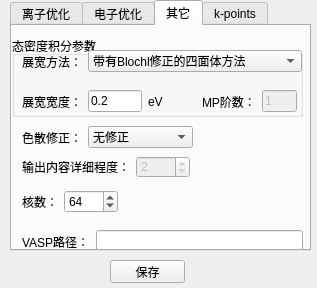
<?xml version="1.0" encoding="UTF-8"?>
<ui version="4.0">
 <class>VASP_Set</class>
 <widget class="QWidget" name="VASP_Set">
  <property name="geometry">
   <rect>
    <x>0</x>
    <y>0</y>
    <width>317</width>
    <height>288</height>
   </rect>
  </property>
  <property name="windowTitle">
   <string>VASP参数设置</string>
  </property>
  <widget class="QTabWidget" name="tabWidget333">
   <property name="geometry">
    <rect>
     <x>10</x>
     <y>0</y>
     <width>301</width>
     <height>251</height>
    </rect>
   </property>
   <property name="currentIndex">
    <number>2</number>
   </property>
   <widget class="QWidget" name="tab">
    <attribute name="title">
     <string>离子优化</string>
    </attribute>
    <widget class="QWidget" name="verticalLayoutWidget">
     <property name="geometry">
      <rect>
       <x>10</x>
       <y>10</y>
       <width>216</width>
       <height>201</height>
      </rect>
     </property>
     <layout class="QVBoxLayout" name="verticalLayout">
      <item>
       <layout class="QHBoxLayout" name="horizontalLayout">
        <item>
         <widget class="QLabel" name="label_9">
          <property name="text">
           <string>离子优化算法：</string>
          </property>
         </widget>
        </item>
        <item>
         <widget class="QComboBox" name="IBRION">
          <item>
           <property name="text">
            <string>无更新</string>
           </property>
          </item>
          <item>
           <property name="text">
            <string>MD</string>
           </property>
          </item>
          <item>
           <property name="text">
            <string>RMM-DIIS</string>
           </property>
          </item>
          <item>
           <property name="text">
            <string>共轭梯度</string>
           </property>
          </item>
          <item>
           <property name="text">
            <string>Damped MD</string>
           </property>
          </item>
          <item>
           <property name="text">
            <string>有限差分</string>
           </property>
          </item>
          <item>
           <property name="text">
            <string>密度函数扰动理论</string>
           </property>
          </item>
         </widget>
        </item>
       </layout>
      </item>
      <item>
       <layout class="QHBoxLayout" name="horizontalLayout_2">
        <item>
         <widget class="QLabel" name="label_10">
          <property name="text">
           <string>最大离子迭代步数：</string>
          </property>
         </widget>
        </item>
        <item>
         <widget class="QSpinBox" name="NSW">
          <property name="maximum">
           <number>1000</number>
          </property>
          <property name="value">
           <number>500</number>
          </property>
         </widget>
        </item>
       </layout>
      </item>
      <item>
       <layout class="QHBoxLayout" name="horizontalLayout_3">
        <item>
         <widget class="QLabel" name="label_11">
          <property name="text">
           <string>离子迭代收敛判据：</string>
          </property>
         </widget>
        </item>
        <item>
         <widget class="QLineEdit" name="EDIFFG">
          <property name="text">
           <string>1e-3</string>
          </property>
         </widget>
        </item>
       </layout>
      </item>
      <item>
       <layout class="QHBoxLayout" name="horizontalLayout_8">
        <item>
         <widget class="QLabel" name="label_16">
          <property name="text">
           <string>交换关联泛函：</string>
          </property>
         </widget>
        </item>
        <item>
         <widget class="QComboBox" name="PBE">
          <item>
           <property name="text">
            <string>PE</string>
           </property>
          </item>
          <item>
           <property name="text">
            <string>91</string>
           </property>
          </item>
          <item>
           <property name="text">
            <string>RP</string>
           </property>
          </item>
          <item>
           <property name="text">
            <string>PS</string>
           </property>
          </item>
          <item>
           <property name="text">
            <string>AM</string>
           </property>
          </item>
         </widget>
        </item>
       </layout>
      </item>
      <item>
       <layout class="QHBoxLayout" name="horizontalLayout_9">
        <item>
         <widget class="QCheckBox" name="ISYM">
          <property name="text">
           <string>对称性</string>
          </property>
         </widget>
        </item>
        <item>
         <widget class="QCheckBox" name="ISPIN">
          <property name="text">
           <string>自旋极化</string>
          </property>
         </widget>
        </item>
       </layout>
      </item>
      <item>
       <layout class="QHBoxLayout" name="horizontalLayout_11">
        <item>
         <widget class="QLabel" name="label_15">
          <property name="text">
           <string>晶格变化自由度：</string>
          </property>
         </widget>
        </item>
        <item>
         <widget class="QSpinBox" name="ISIF">
          <property name="maximum">
           <number>6</number>
          </property>
         </widget>
        </item>
       </layout>
      </item>
      <item>
       <layout class="QHBoxLayout" name="horizontalLayout_12">
        <item>
         <widget class="QRadioButton" name="LREAL">
          <property name="text">
           <string>实空间投影</string>
          </property>
          <property name="checked">
           <bool>true</bool>
          </property>
         </widget>
        </item>
        <item>
         <widget class="QRadioButton" name="LREAL_">
          <property name="text">
           <string>倒易空间投影</string>
          </property>
         </widget>
        </item>
       </layout>
      </item>
     </layout>
    </widget>
   </widget>
   <widget class="QWidget" name="tab_2">
    <attribute name="title">
     <string>电子优化</string>
    </attribute>
    <widget class="QGroupBox" name="groupBox">
     <property name="geometry">
      <rect>
       <x>0</x>
       <y>140</y>
       <width>291</width>
       <height>81</height>
      </rect>
     </property>
     <property name="title">
      <string>初始电荷密度和波函数</string>
     </property>
     <widget class="QWidget" name="horizontalLayoutWidget_16">
      <property name="geometry">
       <rect>
        <x>0</x>
        <y>10</y>
        <width>286</width>
        <height>35</height>
       </rect>
      </property>
      <layout class="QHBoxLayout" name="horizontalLayout_16">
       <item>
        <widget class="QLabel" name="label">
         <property name="text">
          <string>&lt;html&gt;&lt;head/&gt;&lt;body&gt;&lt;p&gt;初始波函数：&lt;/p&gt;&lt;/body&gt;&lt;/html&gt;</string>
         </property>
        </widget>
       </item>
       <item>
        <widget class="QComboBox" name="ISTART">
         <property name="editable">
          <bool>false</bool>
         </property>
         <item>
          <property name="text">
           <string>根据INIWAV初始化波函数</string>
          </property>
         </item>
         <item>
          <property name="text">
           <string>从WAVECAR读取（重定义平面波集）</string>
          </property>
         </item>
         <item>
          <property name="text">
           <string>从WAVECAR读取（平面波集不变）</string>
          </property>
         </item>
        </widget>
       </item>
      </layout>
     </widget>
     <widget class="QWidget" name="horizontalLayoutWidget_17">
      <property name="geometry">
       <rect>
        <x>0</x>
        <y>40</y>
        <width>262</width>
        <height>35</height>
       </rect>
      </property>
      <layout class="QHBoxLayout" name="horizontalLayout_17">
       <item>
        <widget class="QLabel" name="label_2">
         <property name="text">
          <string>&lt;html&gt;&lt;head/&gt;&lt;body&gt;&lt;p&gt;初始电荷密度：&lt;/p&gt;&lt;/body&gt;&lt;/html&gt;</string>
         </property>
        </widget>
       </item>
       <item>
        <widget class="QComboBox" name="ICHARG">
         <item>
          <property name="text">
           <string>由初始波函数计算电荷密度</string>
          </property>
         </item>
         <item>
          <property name="text">
           <string>从CHGCAR文件读取电荷密度</string>
          </property>
         </item>
         <item>
          <property name="text">
           <string>使用原子电荷密度的叠加</string>
          </property>
         </item>
        </widget>
       </item>
      </layout>
     </widget>
    </widget>
    <widget class="QWidget" name="layoutWidget">
     <property name="geometry">
      <rect>
       <x>0</x>
       <y>0</y>
       <width>281</width>
       <height>31</height>
      </rect>
     </property>
     <layout class="QHBoxLayout" name="horizontalLayout_4">
      <item>
       <widget class="QLabel" name="label_5">
        <property name="text">
         <string>电子极小化算法：</string>
        </property>
       </widget>
      </item>
      <item>
       <widget class="QComboBox" name="ALGO">
        <item>
         <property name="text">
          <string>Normal</string>
         </property>
        </item>
        <item>
         <property name="text">
          <string>Fast</string>
         </property>
        </item>
        <item>
         <property name="text">
          <string>VeryFast</string>
         </property>
        </item>
        <item>
         <property name="text">
          <string>All</string>
         </property>
        </item>
        <item>
         <property name="text">
          <string>Damped</string>
         </property>
        </item>
       </widget>
      </item>
     </layout>
    </widget>
    <widget class="QWidget" name="layoutWidget">
     <property name="geometry">
      <rect>
       <x>0</x>
       <y>30</y>
       <width>286</width>
       <height>31</height>
      </rect>
     </property>
     <layout class="QHBoxLayout" name="horizontalLayout_5">
      <item>
       <widget class="QLabel" name="label_7">
        <property name="text">
         <string>最大自洽迭代步数：</string>
        </property>
       </widget>
      </item>
      <item>
       <widget class="QSpinBox" name="NELM">
        <property name="maximum">
         <number>1000</number>
        </property>
        <property name="value">
         <number>500</number>
        </property>
       </widget>
      </item>
      <item>
       <widget class="QLabel" name="label_6">
        <property name="text">
         <string>最小步数：</string>
        </property>
       </widget>
      </item>
      <item>
       <widget class="QSpinBox" name="NELMIN">
        <property name="maximum">
         <number>500</number>
        </property>
        <property name="value">
         <number>2</number>
        </property>
       </widget>
      </item>
     </layout>
    </widget>
    <widget class="QWidget" name="layoutWidget">
     <property name="geometry">
      <rect>
       <x>0</x>
       <y>60</y>
       <width>161</width>
       <height>32</height>
      </rect>
     </property>
     <layout class="QHBoxLayout" name="horizontalLayout_7">
      <item>
       <widget class="QLabel" name="label_14">
        <property name="text">
         <string>平面波截断动能：</string>
        </property>
       </widget>
      </item>
      <item>
       <widget class="QLineEdit" name="ENCUT">
        <property name="text">
         <string>400</string>
        </property>
       </widget>
      </item>
      <item>
       <widget class="QLabel" name="label_12">
        <property name="text">
         <string>eV</string>
        </property>
       </widget>
      </item>
     </layout>
    </widget>
    <widget class="QWidget" name="layoutWidget">
     <property name="geometry">
      <rect>
       <x>0</x>
       <y>100</y>
       <width>181</width>
       <height>31</height>
      </rect>
     </property>
     <layout class="QHBoxLayout" name="horizontalLayout_6">
      <item>
       <widget class="QLabel" name="label_8">
        <property name="text">
         <string>自洽迭代能量收敛判据：</string>
        </property>
       </widget>
      </item>
      <item>
       <widget class="QLineEdit" name="EDIFF">
        <property name="text">
         <string>1e-4</string>
        </property>
       </widget>
      </item>
     </layout>
    </widget>
   </widget>
   <widget class="QWidget" name="tab_3">
    <attribute name="title">
     <string>其它</string>
    </attribute>
    <widget class="QGroupBox" name="groupBox_4">
     <property name="geometry">
      <rect>
       <x>0</x>
       <y>10</y>
       <width>291</width>
       <height>81</height>
      </rect>
     </property>
     <property name="title">
      <string>态密度积分参数</string>
     </property>
     <widget class="QWidget" name="horizontalLayoutWidget_18">
      <property name="geometry">
       <rect>
        <x>10</x>
        <y>10</y>
        <width>280</width>
        <height>31</height>
       </rect>
      </property>
      <layout class="QHBoxLayout" name="horizontalLayout_18">
       <item>
        <widget class="QLabel" name="label_13">
         <property name="text">
          <string>展宽方法：</string>
         </property>
        </widget>
       </item>
       <item>
        <widget class="QComboBox" name="ISMEAR">
         <item>
          <property name="text">
           <string>带有Blochl修正的四面体方法</string>
          </property>
         </item>
         <item>
          <property name="text">
           <string>不带Blochl修正的四面体方法</string>
          </property>
         </item>
         <item>
          <property name="text">
           <string>根据INCAR文件的smearing参数循环</string>
          </property>
         </item>
         <item>
          <property name="text">
           <string>从WAVECAR文件中读取</string>
          </property>
         </item>
         <item>
          <property name="text">
           <string>Fermi-smearing</string>
          </property>
         </item>
         <item>
          <property name="text">
           <string>Gaussian smearing</string>
          </property>
         </item>
         <item>
          <property name="text">
           <string>method of Methfessel-Paxton</string>
          </property>
         </item>
        </widget>
       </item>
      </layout>
     </widget>
     <widget class="QWidget" name="horizontalLayoutWidget_19">
      <property name="geometry">
       <rect>
        <x>10</x>
        <y>50</y>
        <width>141</width>
        <height>31</height>
       </rect>
      </property>
      <layout class="QHBoxLayout" name="horizontalLayout_19">
       <item>
        <widget class="QLabel" name="label_17">
         <property name="text">
          <string>展宽宽度：</string>
         </property>
        </widget>
       </item>
       <item>
        <widget class="QLineEdit" name="SIGMA">
         <property name="text">
          <string>0.2</string>
         </property>
        </widget>
       </item>
       <item>
        <widget class="QLabel" name="label_18">
         <property name="text">
          <string>eV</string>
         </property>
        </widget>
       </item>
      </layout>
     </widget>
     <widget class="QWidget" name="horizontalLayoutWidget_21">
      <property name="geometry">
       <rect>
        <x>190</x>
        <y>50</y>
        <width>95</width>
        <height>31</height>
       </rect>
      </property>
      <layout class="QHBoxLayout" name="horizontalLayout_22">
       <item>
        <widget class="QLabel" name="label_23">
         <property name="text">
          <string>MP阶数：</string>
         </property>
        </widget>
       </item>
       <item>
        <widget class="QLineEdit" name="MP_order">
         <property name="enabled">
          <bool>false</bool>
         </property>
         <property name="text">
          <string>1</string>
         </property>
        </widget>
       </item>
      </layout>
     </widget>
    </widget>
    <widget class="QWidget" name="horizontalLayoutWidget_20">
     <property name="geometry">
      <rect>
       <x>10</x>
       <y>100</y>
       <width>171</width>
       <height>23</height>
      </rect>
     </property>
     <layout class="QHBoxLayout" name="horizontalLayout_20">
      <item>
       <widget class="QLabel" name="label_21">
        <property name="text">
         <string>色散修正：</string>
        </property>
       </widget>
      </item>
      <item>
       <widget class="QComboBox" name="IVDW">
        <item>
         <property name="text">
          <string>无修正</string>
         </property>
        </item>
        <item>
         <property name="text">
          <string>DFT-D2</string>
         </property>
        </item>
        <item>
         <property name="text">
          <string>DFT-D3(0阻尼)</string>
         </property>
        </item>
        <item>
         <property name="text">
          <string>DFT-D3(BJ)</string>
         </property>
        </item>
        <item>
         <property name="text">
          <string>DFT-TS</string>
         </property>
        </item>
        <item>
         <property name="text">
          <string>DFT-TS/HI</string>
         </property>
        </item>
        <item>
         <property name="text">
          <string>多体能量色散</string>
         </property>
        </item>
        <item>
         <property name="text">
          <string>dDsC色散修正</string>
         </property>
        </item>
       </widget>
      </item>
     </layout>
    </widget>
    <widget class="QWidget" name="layoutWidget">
     <property name="geometry">
      <rect>
       <x>10</x>
       <y>130</y>
       <width>168</width>
       <height>22</height>
      </rect>
     </property>
     <layout class="QHBoxLayout" name="horizontalLayout_21">
      <item>
       <widget class="QLabel" name="label_22">
        <property name="text">
         <string>输出内容详细程度：</string>
        </property>
       </widget>
      </item>
      <item>
       <widget class="QSpinBox" name="NWRITE">
        <property name="enabled">
         <bool>false</bool>
        </property>
        <property name="maximum">
         <number>4</number>
        </property>
        <property name="value">
         <number>2</number>
        </property>
       </widget>
      </item>
     </layout>
    </widget>
    <widget class="QWidget" name="horizontalLayoutWidget_22">
     <property name="geometry">
      <rect>
       <x>10</x>
       <y>160</y>
       <width>96</width>
       <height>31</height>
      </rect>
     </property>
     <layout class="QHBoxLayout" name="horizontalLayout_23">
      <item>
       <widget class="QLabel" name="label_24">
        <property name="text">
         <string>核数：</string>
        </property>
       </widget>
      </item>
      <item>
       <widget class="QSpinBox" name="core_num">
        <property name="maximum">
         <number>1000</number>
        </property>
        <property name="value">
         <number>64</number>
        </property>
       </widget>
      </item>
     </layout>
    </widget>
    <widget class="QWidget" name="horizontalLayoutWidget_23">
     <property name="geometry">
      <rect>
       <x>10</x>
       <y>200</y>
       <width>281</width>
       <height>31</height>
      </rect>
     </property>
     <layout class="QHBoxLayout" name="horizontalLayout_25">
      <item>
       <widget class="QLabel" name="label_26">
        <property name="text">
         <string>VASP路径：</string>
        </property>
       </widget>
      </item>
      <item>
       <widget class="QLineEdit" name="vasp_path">
        <property name="text">
         <string/>
        </property>
       </widget>
      </item>
     </layout>
    </widget>
   </widget>
   <widget class="QWidget" name="table_3">
    <attribute name="title">
     <string>k-points</string>
    </attribute>
    <widget class="QWidget" name="verticalLayoutWidget_3">
     <property name="geometry">
      <rect>
       <x>10</x>
       <y>10</y>
       <width>201</width>
       <height>91</height>
      </rect>
     </property>
     <layout class="QVBoxLayout" name="verticalLayout_3">
      <item>
       <layout class="QHBoxLayout" name="horizontalLayout_15">
        <item>
         <widget class="QLabel" name="label_20">
          <property name="text">
           <string>生成方式：</string>
          </property>
         </widget>
        </item>
        <item>
         <widget class="QComboBox" name="generate_method">
          <property name="enabled">
           <bool>false</bool>
          </property>
          <item>
           <property name="text">
            <string>自动</string>
           </property>
          </item>
          <item>
           <property name="text">
            <string>全手动</string>
           </property>
          </item>
          <item>
           <property name="text">
            <string>半手动/线形模式</string>
           </property>
          </item>
         </widget>
        </item>
       </layout>
      </item>
      <item>
       <layout class="QHBoxLayout" name="horizontalLayout_14">
        <item>
         <widget class="QLabel" name="label_19">
          <property name="text">
           <string>k点个数：</string>
          </property>
         </widget>
        </item>
        <item>
         <widget class="QSpinBox" name="k_num">
          <property name="enabled">
           <bool>false</bool>
          </property>
          <property name="maximum">
           <number>6</number>
          </property>
         </widget>
        </item>
       </layout>
      </item>
      <item>
       <layout class="QHBoxLayout" name="horizontalLayout_13">
        <item>
         <widget class="QRadioButton" name="coordinate_C">
          <property name="enabled">
           <bool>false</bool>
          </property>
          <property name="text">
           <string>直角坐标</string>
          </property>
          <property name="checked">
           <bool>true</bool>
          </property>
         </widget>
        </item>
        <item>
         <widget class="QRadioButton" name="coordinate_R">
          <property name="enabled">
           <bool>false</bool>
          </property>
          <property name="text">
           <string>倒易坐标</string>
          </property>
         </widget>
        </item>
       </layout>
      </item>
     </layout>
    </widget>
   </widget>
  </widget>
  <widget class="QPushButton" name="pushButton">
   <property name="geometry">
    <rect>
     <x>110</x>
     <y>260</y>
     <width>75</width>
     <height>23</height>
    </rect>
   </property>
   <property name="text">
    <string>保存</string>
   </property>
  </widget>
 </widget>
 <resources/>
 <connections>
  <connection>
   <sender>pushButton</sender>
   <signal>clicked()</signal>
   <receiver>VASP_Set</receiver>
   <slot>save()</slot>
   <hints>
    <hint type="sourcelabel">
     <x>179</x>
     <y>320</y>
    </hint>
    <hint type="destinationlabel">
     <x>275</x>
     <y>326</y>
    </hint>
   </hints>
  </connection>
  <connection>
   <sender>ISMEAR</sender>
   <signal>currentIndexChanged(QString)</signal>
   <receiver>VASP_Set</receiver>
   <slot>set_MP_state()</slot>
   <hints>
    <hint type="sourcelabel">
     <x>175</x>
     <y>56</y>
    </hint>
    <hint type="destinationlabel">
     <x>78</x>
     <y>293</y>
    </hint>
   </hints>
  </connection>
 </connections>
 <slots>
  <slot>save()</slot>
  <slot>set_MP_state()</slot>
 </slots>
</ui>
